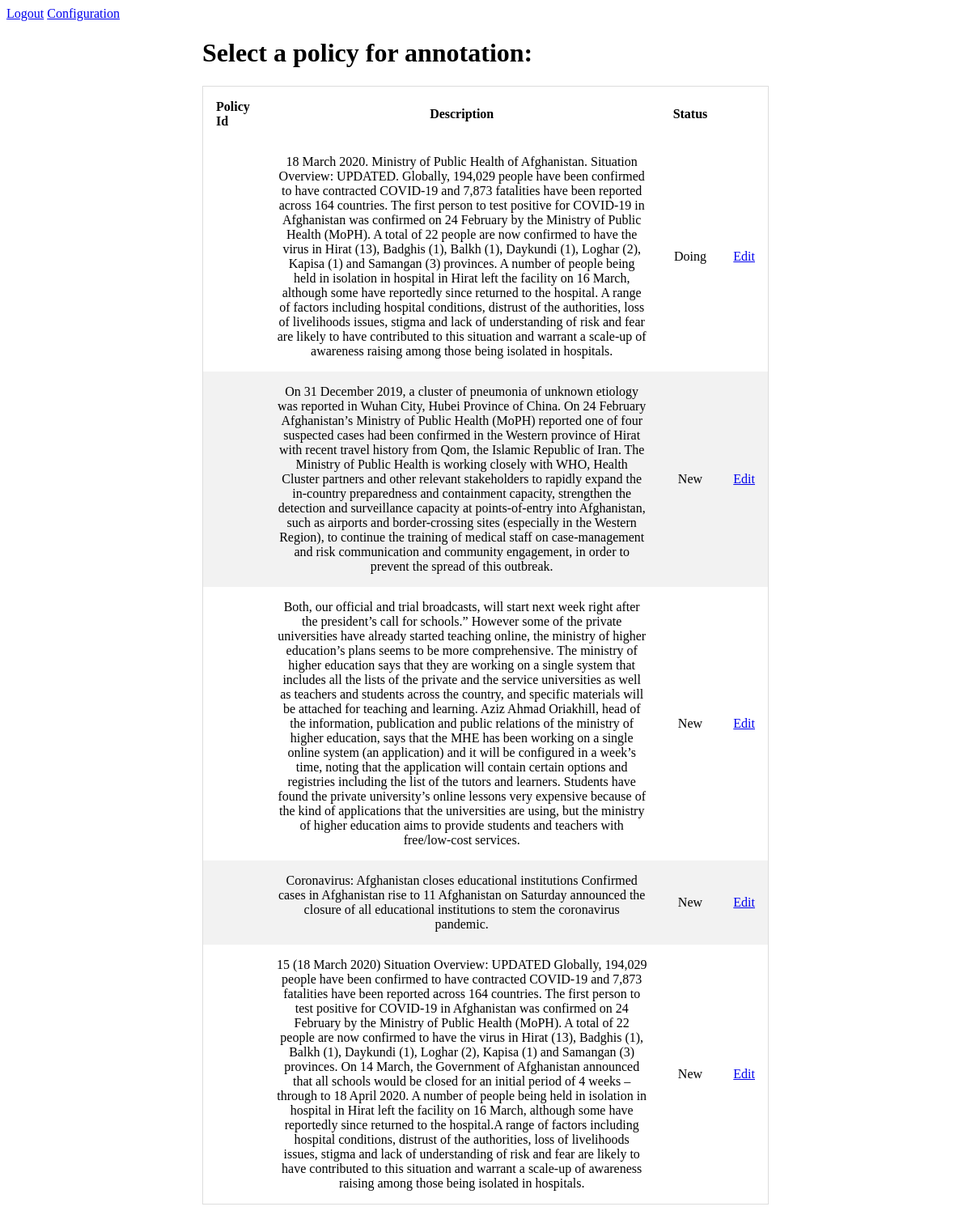
The app's page /backToPolicy (signed in), older data.
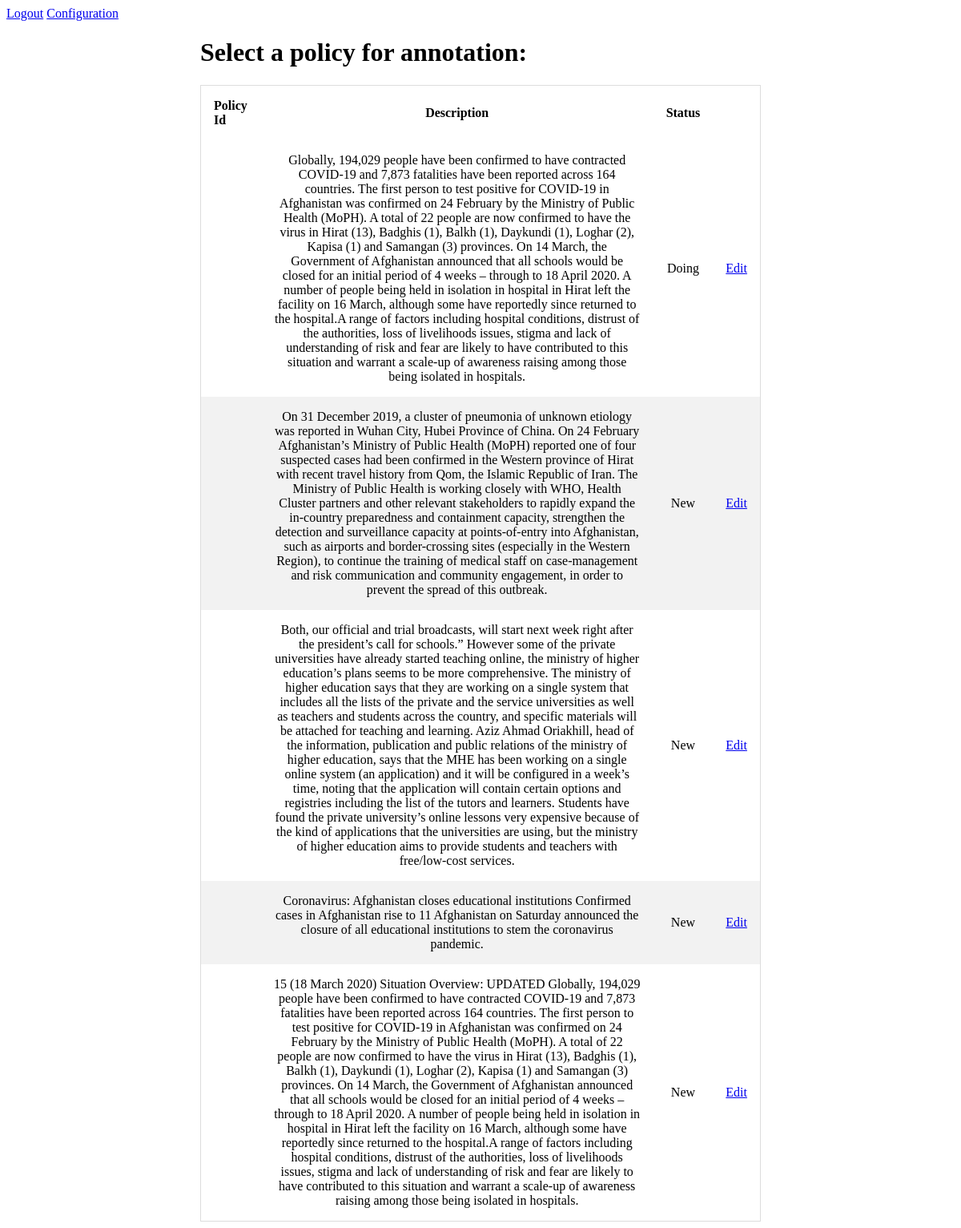
The same page, newer data.
### module1/models.py (models this page shows)
class CoronaNet(db.Model):
    __tablename__ = 'corona_net'
    record_id = db.Column(db.Text, primary_key=True)
    policy_id = db.Column(db.Text, nullable=False)
    entry_type = db.Column(db.Text, nullable=False)
    correct_type = db.Column(db.Text, nullable=False)
    update_type = db.Column(db.Text, nullable=False)
    update_level = db.Column(db.Text, nullable=False)
    description = db.Column(db.Text, nullable=False)
    date_announced = db.Column(db.Text, nullable=False)
    date_start = db.Column(db.Text, nullable=False)
    date_end = db.Column(db.Text, nullable=False)
    country = db.Column(db.Text, nullable=False)
    ISO_A3 = db.Column(db.Text, nullable=False)
    ISO_A2 = db.Column(db.Text, nullable=False)
    init_country_level = db.Column(db.Text, nullable=False)
    domestic_policy = db.Column(db.Text, nullable=False)
    province = db.Column(db.Text, nullable=False)
    ISO_L2 = db.Column(db.Text, nullable=False)
    city = db.Column(db.Text, nullable=False)
    type = db.Column(db.Text, nullable=False)
    type_sub_cat = db.Column(db.Text, nullable=False)
    type_text = db.Column(db.Text, nullable=False)
    institution_status = db.Column(db.Text, nullable=False)
    target_country = db.Column(db.Text, nullable=False)
    target_geog_level = db.Column(db.Text, nullable=False)
    target_region = db.Column(db.Text, nullable=False)
    target_province = db.Column(db.Text, nullable=False)
    target_city = db.Column(db.Text, nullable=False)
    target_other = db.Column(db.Text, nullable=False)
    target_who_what = db.Column(db.Text, nullable=False)
    target_direction = db.Column(db.Text, nullable=False)
    travel_mechanism = db.Column(db.Text, nullable=False)
    compliance = db.Column(db.Text, nullable=False)
    enforcer = db.Column(db.Text, nullable=False)
    dist_index_high_est = db.Column(db.Text, nullable=False)
    dist_index_med_est = db.Column(db.Text, nullable=False)
    dist_index_low_est = db.Column(db.Text, nullable=False)
    dist_index_country_rank = db.Column(db.Text, nullable=False)
    link = db.Column(db.Text, nullable=False)
    date_updated = db.Column(db.Text, nullable=False)
    recorded_date = db.Column(db.Text, nullable=False)
    original_text = db.Column(db.Text, nullable=False)
    status = db.Column(db.Integer, nullable=False)
    highlighted_text = []
    def get_status(self):
        if self.status == 1:
            return 'New'
        elif self.status == 2:
            return 'Doing'
        else:
            return 'Done'

### module1/annotation.py (the view)
@bp_annotation.route("/backToPolicy", methods=['GET', 'POST'])
@login_required
def backToPolicy():
    policy_list = CoronaNet.query.paginate(page=1, per_page=10)
    return render_template('policy_list.html', policy_list=policy_list)

### module1/templates/policy_list.html (shortened to what this page needs)
<!DOCTYPE html>
<html>
<head>
    <link rel="stylesheet" href="../../static/css/policylist.css">
</head>
<body>
<a href="{{ url_for('auth.logout') }}">Logout</a>
<a href="{{ url_for('configuration.show') }}">Configuration</a>
<div class="policyListMain">
    <div>
        <h1>Select a policy for annotation:</h1>
        <table class="table table-hover" style="width: 700px;">
            <thead class="thead-dark">
            <tr>
                <th scope="col">Policy Id</th>
                <th scope="col">Description</th>
                <th scope="col">Status</th>
            </tr>
            </thead>
            <tbody>
            {% for policy in policy_list.items %}
                <tr>
                    <td>{{ policy.policyId }}</td>
                    <td>{{ policy.description }}</td>
                    <td>{{ policy.get_status() }}</td>
                    <td>
                        <a
                                href="{{ url_for('summary.get_summary', policy_id=policy.policy_id) }}"
                                class="btn btn-outline-primary"
                                role="button"
                        >
                            Edit
                        </a>
                    </td>
                </tr>
            {% endfor %}
            </tbody>
        </table>
    </div>
</div>
</body>
</html>

### module1/static/css/policylist.css (style rules this page uses)
* { box-sizing: border-box; }
table { border-collapse: collapse; border-spacing: 0; width: 100%; border: 1px solid #ddd; }
th, td { text-align: left; padding: 16px; }
tr:nth-child(even) { background-color: #f2f2f2; }
th, td { text-align: center; padding: 16px; }
th:first-child, td:first-child { text-align: left; }
tr:nth-child(even) { background-color: #f2f2f2 }
.policyListMain { display: flex; justify-content: center; }

Row changes from the older to the newer data that the page shows:
changed CoronaNet "Doing": description "18 March 2020. Ministry of Public Health of Afghanistan. Situation Overview: UPDATED. Globally, 194,029 people have been confirmed to have contracted COVID-19 and 7,873 fatalities have been reported across 164 countries. The first person to test positive for COVID-19 in Afghanistan was confirmed on 24 February by the Ministry of Public Health (MoPH). A total of 22 people are now confirmed to have the virus in Hirat (13), Badghis (1), Balkh (1), Daykundi (1), Loghar (2), Kapisa (1) and Samangan (3) provinces. A number of people being held in isolation in hospital in Hirat left the facility on 16 March, although some have reportedly since returned to the hospital. A range of factors including…" → "Globally, 194,029 people have been confirmed to have contracted COVID-19 and 7,873 fatalities have been reported across 164 countries. The first person to test positive for COVID-19 in Afghanistan was confirmed on 24 February by the Ministry of Public Health (MoPH). A total of 22 people are now confirmed to have the virus in Hirat (13), Badghis (1), Balkh (1), Daykundi (1), Loghar (2), Kapisa (1) and Samangan (3) provinces. On 14 March, the Government of Afghanistan announced that all schools would be closed for an initial period of 4 weeks – through to 18 April 2020. A number of people being held in isolation in hospital in Hirat left the facility on 16 March, although some have reportedly…"
